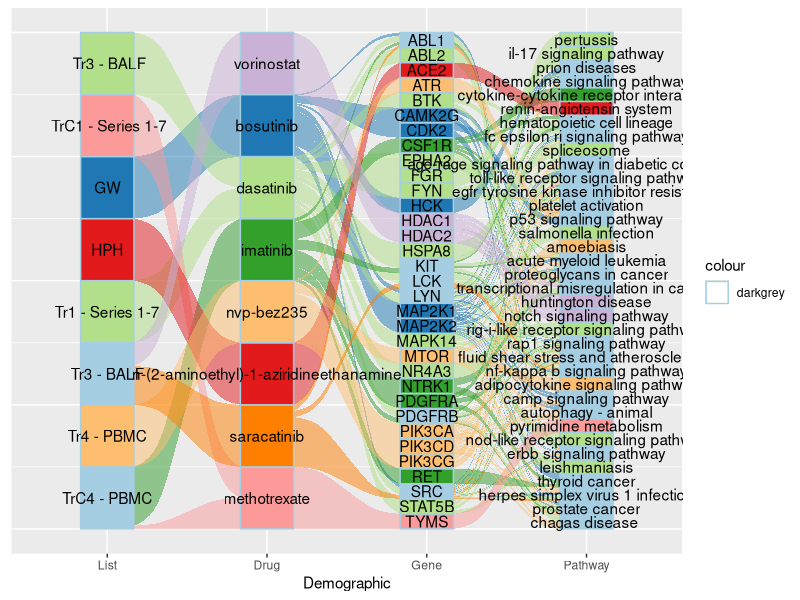

Source code (R):
###################################################################################
######  DEPARTMENT OF BIOINFORMATICS                                                
######  THE CYPRUS INSTITUTE OF NEUROLOGY & GENETICS 
######  By Marios Tomazou
######  email: mariost@cing.ac.cy
######
######  This script takes as an input the drug list indicating the shortlisted   
######  drugs, the mapping of KEGG pathways with their IDs, the mapping of genes 
######  identified as drug targets with their KEGG pathways, a table of drugs and
######  their originating list and the output of the PWalks2net script.          
######  The output is a sankey plot visualising the mapping of lists to          
######  shortlisted drugs to genes to KEGG pathways.                             
######
######  Developed in R Studio R version 3.6.1 (2019-07-05)
###################################################################################

library(data.table)
library(dplyr)
library(igraph)
library(readxl)
library(ggplot2)
library(RColorBrewer)
library(ggalluvial)
library(stringr)
library(gridExtra)
library(ggrepel)

ldat2<-read.csv("Top66Drugs-Organism.csv",header = T,stringsAsFactors = F)
ldat<-read.csv("KEGG_drug2GeneNET.csv",header = T,stringsAsFactors = F)
kp<-read.csv("keggpathindex.csv",header=T,stringsAsFactors = F)
sdr<-read.csv("SDRUG_Table.csv",header = T,stringsAsFactors = F)
nods<-read.csv("nods_top300.csv",header = T)

ldat2$Within.Top.20.List.ID[which(ldat2$Within.Top.20.List.ID=="")]<-ldat2$List.ID[which(ldat2$Within.Top.20.List.ID=="")]

#Prepare a data frame wich maps Drugs to Gene targets to Pathawys and Pathways ID
DF<-data.frame(Drug=NA,Gene=NA,Pathway=NA,PathwayID=NA)

for (i in 1:length(unique(ldat$DrugName))){
  d<-unique(ldat$DrugName)[i]
  dft<-ldat[ldat$DrugName==d,]
  
  for (j in 1:nrow(dft)){
    g<-dft$GeneTarget[j]
    if(dft$Num[j]!=0){
      pstr<-as.vector(str_split(dft$PathwayName[j],";",simplify = T))
      psid<-as.vector(str_split(dft$PathwayID[j],";",simplify = T))
      #  pstr<-str_match(pstr,"(.+) - homo")[,2]
      for (z in 1:length(pstr)){
        DF<-rbind.data.frame(DF,c(d,g,pstr[z],psid[z]))
      }
    }
    else {
      DF<-rbind.data.frame(DF,c(d,g,NA,NA))
    }
    
  }
  
}

#Add the originating lists
DF<-DF[-1,]
DF$Freq<-1

DFF<-cbind.data.frame(DF,List=NA)
DFF<-DFF[1,]
for (i in 1:nrow(DF)){
  d<-DF$Drug[i]
  l<-ldat2$Within.Top.20.List.ID[which(ldat2$Drug.Name==d)]
  l<-as.vector(str_split(l,",",simplify = T))
  for (j in 1:length(l)){
    DFF<-rbind.data.frame(DFF,c(DF$Drug[i],DF$Gene[i],DF$Pathway[i],DF$PathwayID[i],DF$Freq[i],l[j]))
  }
}
DFF<-DFF[-1,]

DF<-DFF

#Keep the Shortlisted drugs
DF3<-DF[which(!is.na(match(DF$Drug,sdr$Drug.Name[sdr$Shortlisted>0]))),]


DF3$Drug2<-DF3$Drug
DF3$do<-0
for (i in 1:nrow(DF3)){
  DF3$do[i]<-sdr$Max.Norm.Ranking[match(DF3$Drug2[i],sdr$Drug.Name)]
}

DF3[which(DF3$Demographic=="Drug"),]<-DF3[which(DF3$Demographic=="Drug"),][order(1/DF3$do[which(DF3$Demographic=="Drug")],decreasing = T),]
DF3<-DF3[order(DF3$do,decreasing = T),]

#Map the KEGG pathways to IDs
nods$pathid<-NA
nods$pathid<-kp$ID[match(nods$Name,kp$Name)]

#extract and order lists,genes,drugs and pathways
list<-as.character(unique(DF3$List))
list<-list[order(list)]
gene<-as.character(unique(DF3$Gene))
gene<-gene[order(gene)]
drug<-as.character(unique(DF3$Drug))
drug<-drug[order(sdr$Max.Norm.Ranking[match(drug,sdr$Drug.Name)],decreasing = T)]
path<-as.character(unique(DF3$Pathway))
path<-path[order(nods$Size[match(path,tolower(as.character(nods$Name)))],decreasing = T)]

DF3<-DF3[which(!is.na(match(DF3$PathwayID,nods$pathid[nods$Size>1.5]))),]

bb <- to_lodes_form(DF3, key = "Demographic", axes = c(6,1,2,3))
# calculate within-group proportions
bb <- na.omit(bb)
bb <- group_by(bb, Demographic)
bb <- add_count(bb, Freq, name = "Total")
bb <- ungroup(bb)
bb$Freq<-as.numeric(bb$Freq)
bb <- transform(bb, Prop = Freq / Total)

# alluvial diagram of within-axis proportions
bb$stratum<-ordered(bb$stratum,levels=c(list,drug,gene,path))

for (j in unique(bb$Demographic)){
us<-unique(bb$stratum[bb$Demographic==j])
l<-length(unique(bb$stratum[bb$Demographic==j]))
sl<-length((bb$stratum[bb$Demographic==j]))

for(i in 1:l){
  
  bb$Prop[which(bb$stratum==us[i] & bb$Demographic==j)]<-1/(l*length(bb$Prop[which(bb$stratum==us[i] & bb$Demographic==j)]))
}
}

bb$col<-as.character(bb$stratum)
c<-0

for (i in unique(bb$stratum[bb$Demographic=="List"])){
  ud<-unique(bb$stratum[which(!is.na(match(bb$alluvium,bb$alluvium[bb$stratum==i])) & bb$Demographic=="Drug")])
 if(length(ud)==1){
   c<-c+1
   bb$col[which(bb$Demographic=="List" & bb$stratum==i)]<-as.character(ud)
 }
  else{bb$col[which(bb$Demographic=="List" & bb$stratum==i)]<-"A"}
}

for (i in unique(bb$stratum[bb$Demographic=="Gene"])){
  ud<-unique(bb$stratum[which(!is.na(match(bb$alluvium,bb$alluvium[bb$stratum==i])) & bb$Demographic=="Drug")])
  if(length(ud)==1){
    c<-c+1
    bb$col[which(bb$Demographic=="Gene" & bb$stratum==i)]<-as.character(ud)
  }
  else{bb$col[which(bb$Demographic=="Gene" & bb$stratum==i)]<-"A"}
}

for (i in unique(bb$stratum[bb$Demographic=="Pathway"])){
  ud<-unique(bb$stratum[which(!is.na(match(bb$alluvium,bb$alluvium[bb$stratum==i])) & bb$Demographic=="Drug")])
  if(length(ud)==1){
    c<-c+1
    bb$col[which(bb$Demographic=="Pathway" & bb$stratum==i)]<-as.character(ud)
  }
  else{bb$col[which(bb$Demographic=="Pathway" & bb$stratum==i)]<-"A"}
}


ggplot(bb, aes(x = Demographic, stratum = stratum, alluvium = alluvium, y = Prop, label = stratum, fill=col)) +
  geom_flow(aes(fill = Drug2)) +
  geom_stratum(aes(color="darkgrey")) +
  geom_text(stat = "stratum") +
  theme(axis.title.y = element_blank(), axis.text.y = element_blank(), axis.ticks.y = element_blank(), axis.line.y = element_blank())+
  guides(fill = FALSE) +
  scale_fill_brewer(type = "qual", palette = "Paired")+
  scale_color_brewer(type = "qual", palette = "Paired")# +

